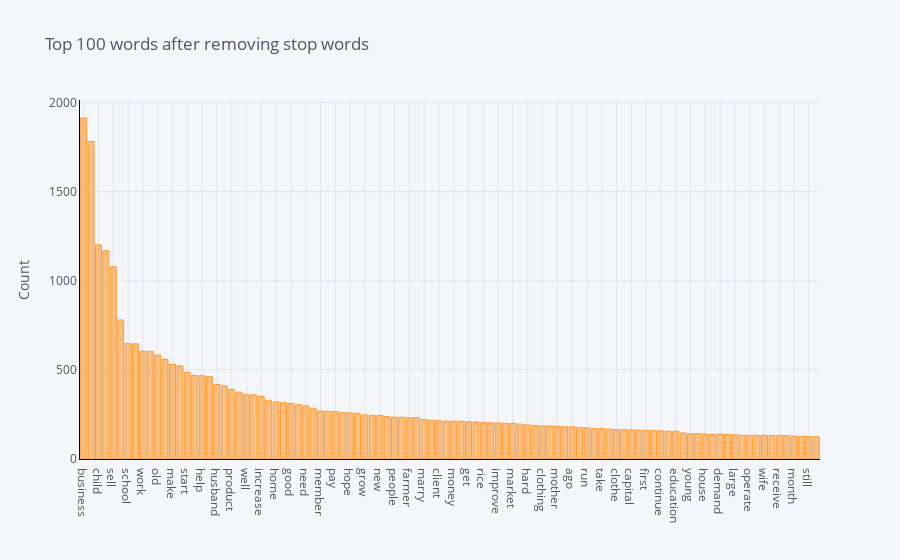

The cell this chart's notebook holds for it:
### Code cell
plot_model()

### Figure 1 — Plotly figure (JSON) as saved in the notebook; plotly's stock layout.template omitted (floating-point values rounded to 4 significant figures)
{"data": [{"marker": {"color": "rgba(255, 153, 51, 0.6)", "line": {"color": "rgba(255, 153, 51, 1.0)", "width": 1}}, "name": "count", "orientation": "v", "text": "", "type": "bar", "x": ["business", "loan", "child", "year", "sell", "buy", "school", "also", "work", "use", "old", "family", "make", "able", "start", "small", "help", "group", "husband", "live", "product", "purchase", "well", "income", "increase", "woman", "home", "customer", "good", "community", "need", "order", "member", "request", "pay", "expand", "hope", "stock", "grow", "want", "new", "time", "people", "provide", "farmer", "store", "marry", "many", "client", "area", "money", "go", "get", "entrepreneur", "rice", "support", "improve", "give", "market", "life", "hard", "sale", "clothing", "repay", "mother", "food", "ago", "shop", "run", "profit", "take", "plan", "clothe", "invest", "capital", "service", "first", "high", "continue", "farm", "education", "local", "young", "item", "house", "fee", "demand", "married", "large", "enable", "operate", "meet", "wife", "say", "receive", "day", "month", "age", "still", "offer"], "y": [1913, 1781, 1201, 1169, 1078, 780, 647, 646, 605, 604, 583, 560, 530, 523, 486, 469, 467, 462, 418, 411, 390, 375, 361, 360, 351, 329, 320, 316, 312, 305, 298, 285, 269, 268, 266, 260, 259, 255, 247, 246, 244, 238, 235, 234, 232, 232, 221, 217, 215, 212, 212, 212, 209, 208, 204, 203, 202, 200, 200, 196, 191, 187, 186, 185, 183, 181, 181, 177, 175, 171, 171, 168, 165, 164, 163, 162, 161, 159, 158, 156, 156, 146, 142, 142, 140, 139, 139, 138, 136, 133, 133, 133, 133, 132, 132, 131, 128, 127, 126, 125]}], "layout": {"legend": {"bgcolor": "#F5F6F9", "font": {"color": "#4D5663"}}, "paper_bgcolor": "#F5F6F9", "plot_bgcolor": "#F5F6F9", "title": {"font": {"color": "#4D5663"}, "text": "Top 100 words after removing stop words"}, "xaxis": {"gridcolor": "#E1E5ED", "linecolor": "black", "showgrid": true, "tickfont": {"color": "#4D5663"}, "title": {"font": {"color": "#4D5663"}, "text": ""}, "zerolinecolor": "#E1E5ED"}, "yaxis": {"gridcolor": "#E1E5ED", "linecolor": "black", "showgrid": true, "tickfont": {"color": "#4D5663"}, "title": {"font": {"color": "#4D5663"}, "text": "Count"}, "zerolinecolor": "#E1E5ED"}}}
